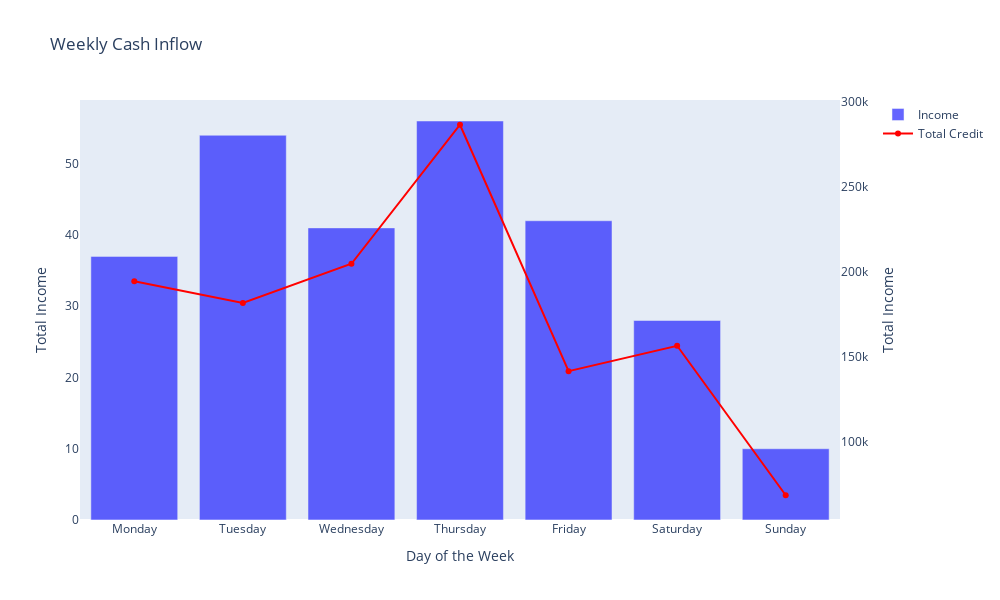

Notebook code cell kept with this figure:
### Code cell
# exploring the total credit per weekday

df['Value Day'] = df['Value Date'].dt.day_name()

weekday_value = df['Value Day'].value_counts().reindex(
    ['Monday', 'Tuesday', 'Wednesday', 'Thursday', 'Friday', 'Saturday', 'Sunday']
)

# aggregate total credit by day of the week
weekday_inflow = df.groupby('Value Day')['total_credit'].sum().reindex(
    ['Monday', 'Tuesday', 'Wednesday', 'Thursday', 'Friday', 'Saturday', 'Sunday']
)

fig = go.Figure()

fig.add_trace(
    go.Bar(
        x=weekday_value.index,
        y=weekday_value.values,
        name='Income',
        marker_color='blue',
        opacity=0.6,
        yaxis='y1'
    )
)

fig.add_trace(
    go.Scatter(
        x=weekday_inflow.index,
        y=weekday_inflow.values,
        name='Total Credit',
        mode='lines+markers',
        marker=dict(color='red'),
        line=dict(color='red'),
        yaxis='y2'
    )
)

fig.update_layout(
    title='Weekly Cash Inflow',
    xaxis=dict(
        title='Day of the Week',
        categoryorder ='array',
        categoryarray=['Monday', 'Tuesday', 'Wednesday', 'Thursday', 'Friday', 'Saturday', 'Sunday']
    ),
    yaxis=dict(
        title='Total Income',
        showgrid=False,
        side='left',
    ),
    yaxis2=dict(
        title='Total Income',
        overlaying='y',
        side='right',
        showgrid=False
    ), 
    legend=dict(
        x=1.05,
        y=1,
        orientation='v',
        xanchor='left'
    ),
    height=600,
    width=1000
)


fig.show()

### Figure 1 — Plotly figure (JSON) as saved in the notebook; plotly's stock layout.template omitted (floating-point values rounded to 4 significant figures)
{"data": [{"marker": {"color": "blue"}, "name": "Income", "opacity": 0.6, "type": "bar", "x": ["Monday", "Tuesday", "Wednesday", "Thursday", "Friday", "Saturday", "Sunday"], "y": [37, 54, 41, 56, 42, 28, 10], "yaxis": "y"}, {"line": {"color": "red"}, "marker": {"color": "red"}, "mode": "lines+markers", "name": "Total Credit", "type": "scatter", "x": ["Monday", "Tuesday", "Wednesday", "Thursday", "Friday", "Saturday", "Sunday"], "y": [194350, 181600, 204650, 286300, 141600, 156500, 68700], "yaxis": "y2"}], "layout": {"height": 600, "legend": {"orientation": "v", "x": 1.05, "xanchor": "left", "y": 1}, "title": {"text": "Weekly Cash Inflow"}, "width": 1000, "xaxis": {"categoryarray": ["Monday", "Tuesday", "Wednesday", "Thursday", "Friday", "Saturday", "Sunday"], "categoryorder": "array", "title": {"text": "Day of the Week"}}, "yaxis": {"showgrid": false, "side": "left", "title": {"text": "Total Income"}}, "yaxis2": {"overlaying": "y", "showgrid": false, "side": "right", "title": {"text": "Total Income"}}}}
